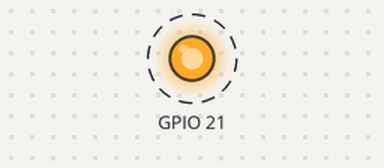
A program run on a simulated Raspberry Pi (BCM pin numbers). Parts: output pins drawn as LEDs (lit = HIGH). Dashed ring = blinking. What the program prints to the terminal is not drawn.

Above: at 0.2 s.
Timing chart, 0 to 3.0 s (numbered marks = the images above):
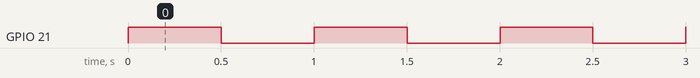

The program:

blink.py
```python
#!/usr/bin/env python3
"""01. LED 깜빡이기 — gpiozero 버전

엘레파츠 고급키트 예제 01(led.py)을 gpiozero 로 다시 쓴 것.
원본은 RPi.GPIO 를 쓰지만 gpiozero 는 sudo 가 필요 없고,
종료 시 핀 정리가 자동이며 라즈베리파이 5 에서도 동작한다.

배선:
    GPIO21(물리 40번) -> 저항 220~330옴 -> LED 긴다리(+)
    LED 짧은다리(-)   -> GND(물리 39번)

실행:
    python3 blink.py                 # 기본값: GPIO21, 0.5초 간격
    python3 blink.py --pin 21 --interval 0.2
"""

import argparse
from signal import pause

from gpiozero import LED


def main() -> None:
    parser = argparse.ArgumentParser(description="LED 깜빡이기")
    parser.add_argument("--pin", type=int, default=21, help="BCM 핀 번호 (기본 21)")
    parser.add_argument(
        "--interval", type=float, default=0.5, help="점멸 간격(초) (기본 0.5)"
    )
    args = parser.parse_args()

    led = LED(args.pin)

    print(f"LED 점멸 시작 — BCM {args.pin}번, {args.interval}초 간격")
    print("종료하려면 Ctrl+C")

    # blink 는 백그라운드 스레드에서 동작하므로 pause 로 메인을 붙잡아 둔다
    led.blink(on_time=args.interval, off_time=args.interval)

    try:
        pause()
    except KeyboardInterrupt:
        print("\n종료합니다")
    finally:
        led.off()   # gpiozero 가 자동 정리하지만 의도를 명시해 둔다


if __name__ == "__main__":
    main()
```

Measured:
- by itself, GPIO 21: alternates HIGH for 0.50 s and LOW for 0.50 s
